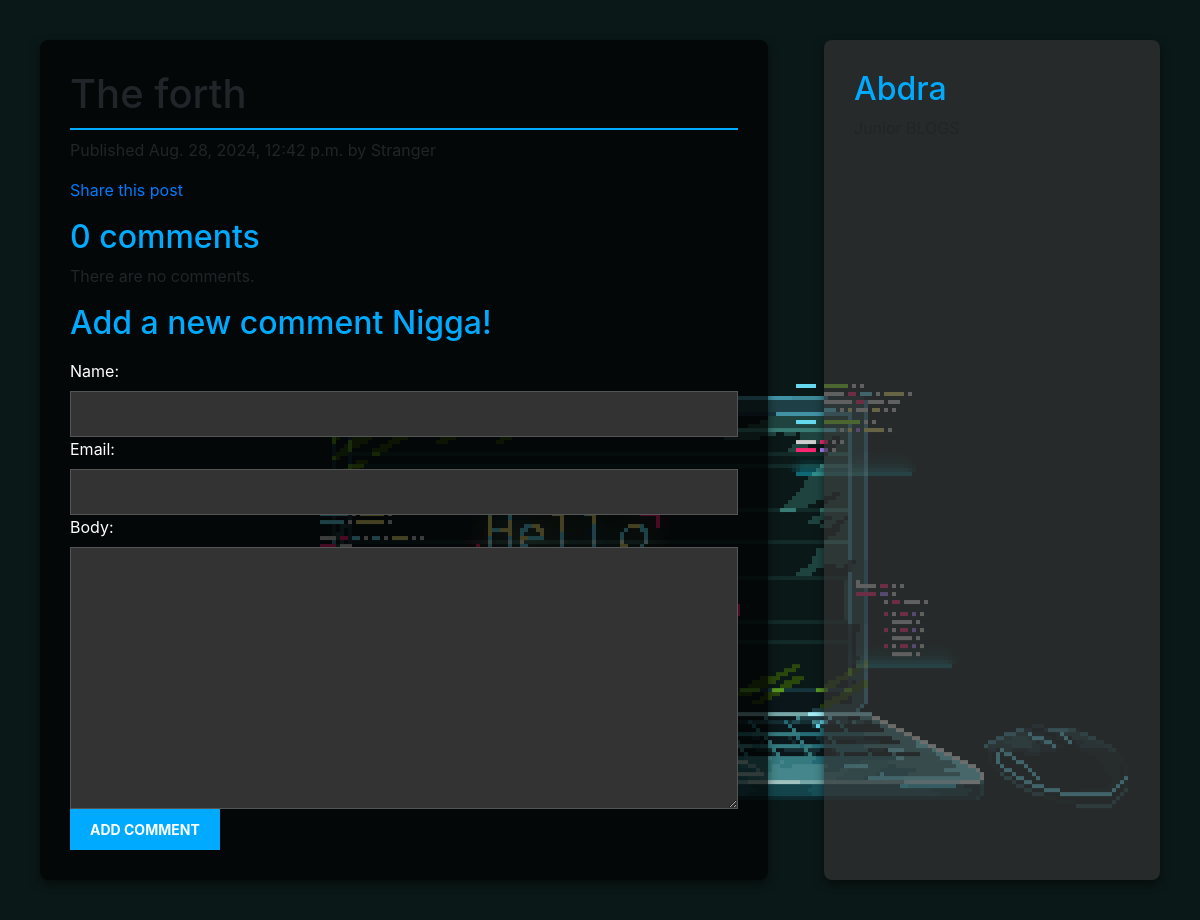
The app's page /2024/8/28/the-forth/ with its own data.
### blog/models.py (models this page shows, shortened)
class Post(models.Model):
    objects = models.Manager()
    published = PublishedManager()
    class Status(models.TextChoices):
       DRAFT = "DF", "Draft"
       PUBLISHED = "PB", "Published"
    title = models.CharField(max_length=250)
    slug = models.CharField(max_length=250,
                            unique_for_date='publish')
    body = models.TextField()
    publish = models.DateTimeField(default=timezone.now)
    created = models.DateTimeField(auto_now_add=True)
    updated = models.DateTimeField(auto_now=True)
    status = models.CharField(max_length=2,
                             choices=Status.choices,
                             default=Status.DRAFT)
    author = models.ForeignKey(User,
                               on_delete=models.CASCADE,
                               related_name='blog_posts')
    class Meta:
     ordering = ['-publish']
     indexes =[
        models.Index(fields=['-publish']),
    ]

### blog/views.py (the view)
def post_detail(request, year, month, day, post):
    post = get_object_or_404(Post,
                             status=Post.Status.PUBLISHED,
                             slug=post,
                             publish__year=year,
                             publish__month=month,
                             publish__day=day)
    comments = post.comments.filter(active=True)
    form = CommentForm()
    return render(request,
            'blog/post/detail.html',
            {'post': post,
             'comments' : comments,
             'form' : form})

### blog/forms.py
class CommentForm(forms.ModelForm):
    class Meta:
        model = Comment
        fields = ['name', 'email', 'body']

### blog/templates/blog/post/detail.html (shortened to what this page needs)
{% extends "blog/base.html" %}
{%block content %}
  <h1>
  {{ post.title }}
  </h1>
<div class="post-content">
    Published {{ post.publish }} by {{ post.author }}
</div>
<p>
  <a href="{% url "blog:post_share" post.id %}">
    Share this post
  </a>
</p>
{% with comments.count as total_comments %}
<h2>
  {{ total_comments }} comment{{ total_comments|pluralize }}
</h2>
{% endwith %}
{% for comment in comments %}
<div style="color: rgb(183, 211, 234);">
 <div class="comment">
 <p class="info">
  Comment {{ forloop.counter }} by {{ comment.name }}
    {{ comment.created }}</p>
    {{ comment.body|linebreaks }}
 </div>
 </div>
 {% empty %}
 <p>There are no comments.</p>
 {% endfor %}
 {% include "blog/post/includes/comment_form.html" %}
{% endblock %}

### blog/static/blog/css/style.css (style rules this page uses)
a { color: #00abff; text-decoration: none; }
h1 { font-weight: normal; border-bottom: 2px solid #00abff; padding: 0 0 10px 0; }
h2 { font-weight: normal; margin: 30px 0 0; color: #00abff; }
label { float: left; clear: both; color: #ffffff; margin-bottom: 4px; }
input, textarea { clear: both; float: left; margin: 0 0 10px; background: #333333; border: 1px solid #555555; color: #9d0e0e; padding: 10px; font-size: 14px; width: 100%; }

### records on screen
Post: title "The forth", publish "Aug. 28, 2024, 12:42 p.m.", author "Stranger"

### other values on screen
{{ total_comments }} "0"
